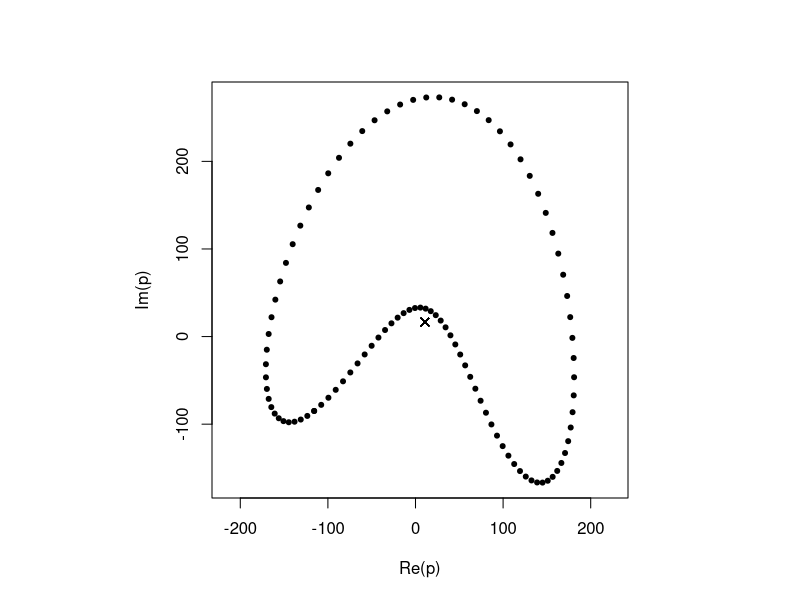
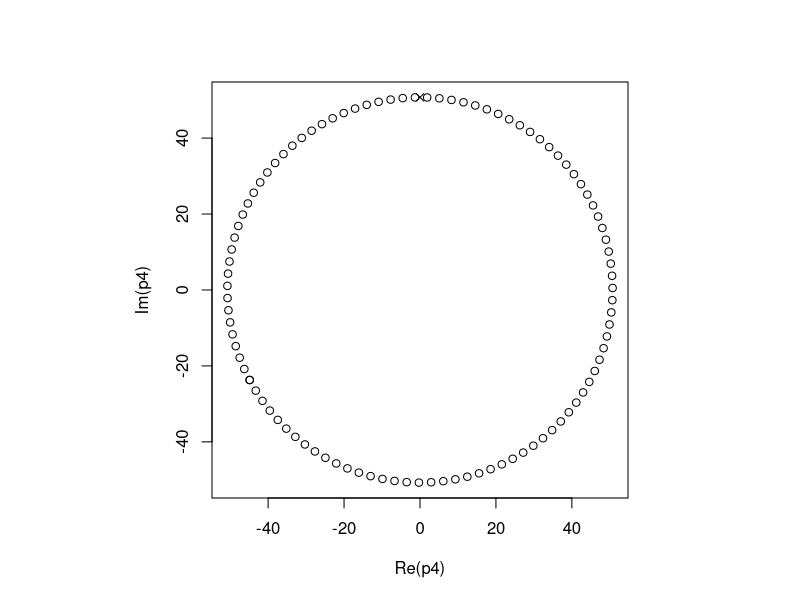
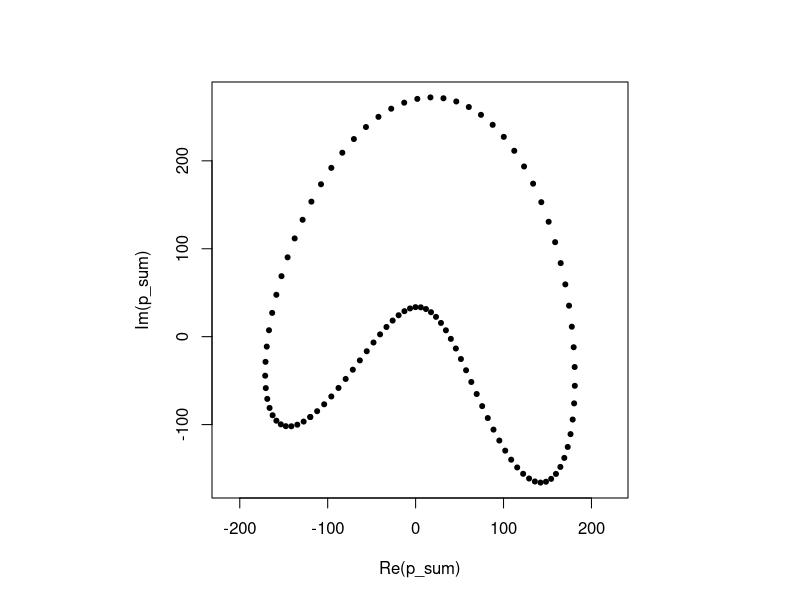
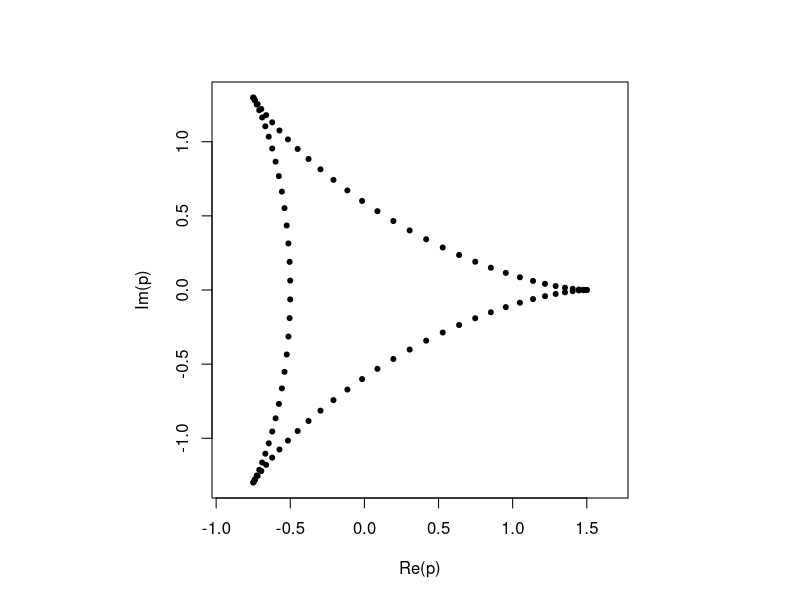
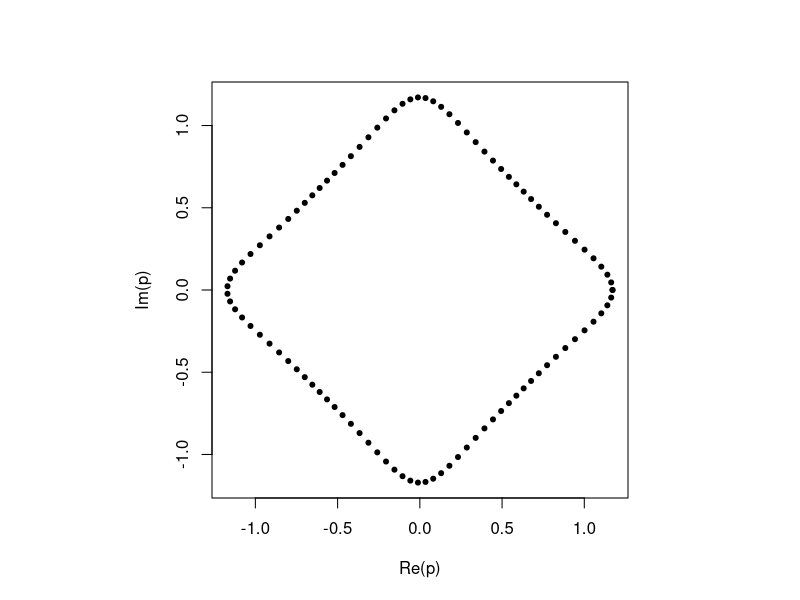
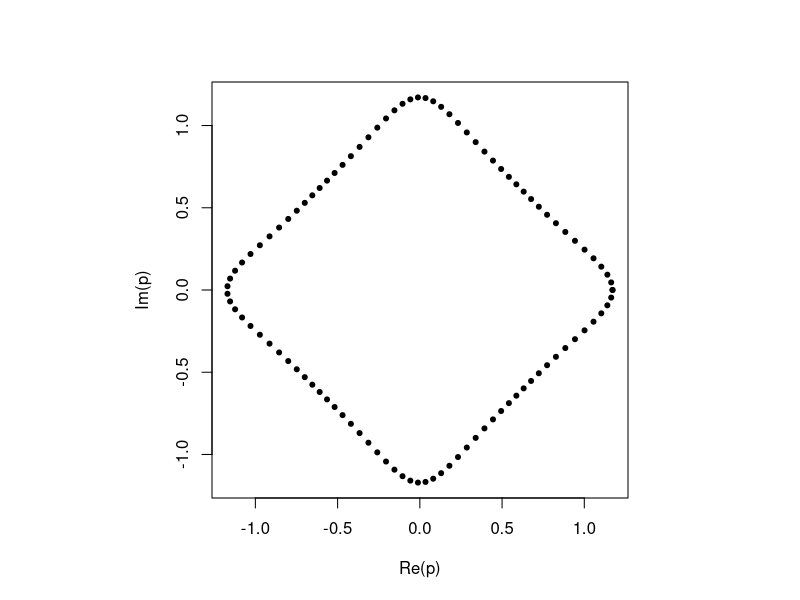
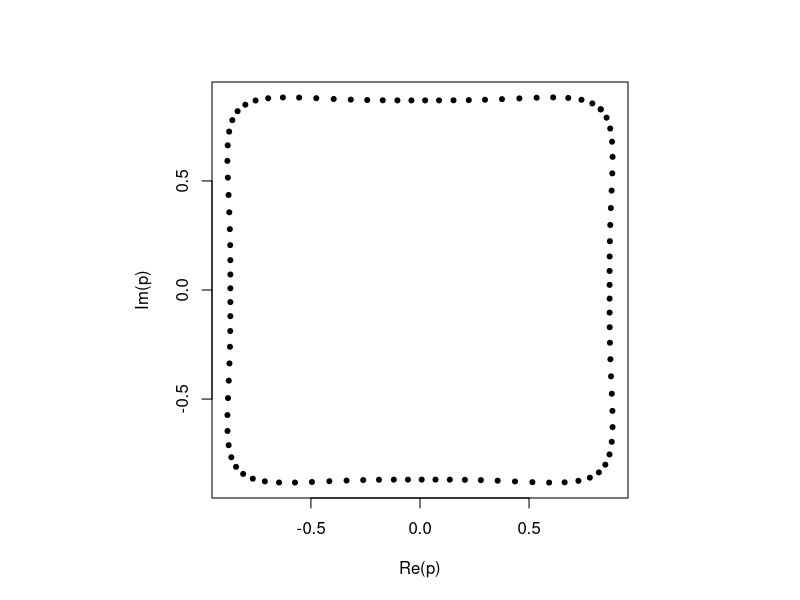
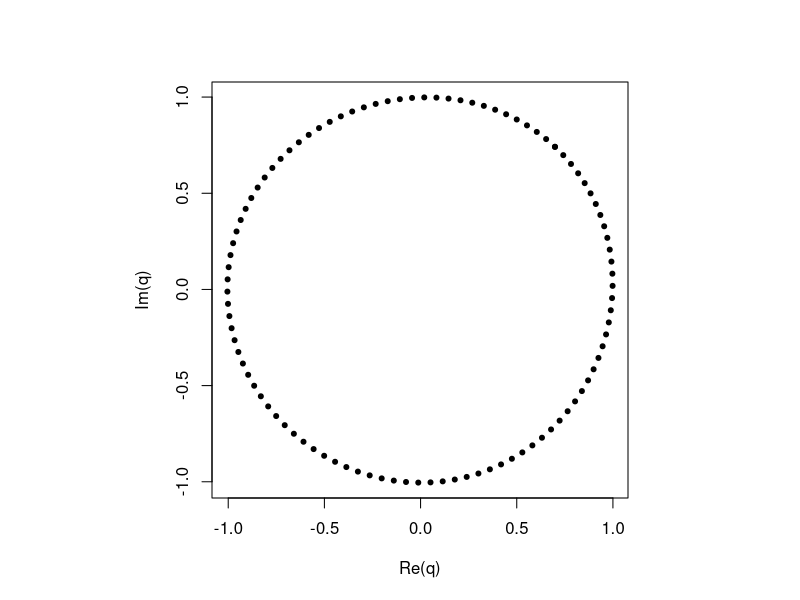

Recreate these plots in R, in order. (Note: this script raises an error after producing the figures.)
# Copyright (C) 2019 Sebastian Henz
#
# This program is free software: you can redistribute it and/or modify
# it under the terms of the GNU General Public License as published by
# the Free Software Foundation, either version 3 of the License, or
# (at your option) any later version.
#
# This program is distributed in the hope that it will be useful,
# but WITHOUT ANY WARRANTY; without even the implied warranty of
# MERCHANTABILITY or FITNESS FOR A PARTICULAR PURPOSE.  See the
# GNU General Public License for more details.
#
# You should have received a copy of the GNU General Public License
# along with this program. If not, see <https://www.gnu.org/licenses/>.

# https://www.youtube.com/watch?v=qS4H6PEcCCA

# TODO: better variable names
# TODO: alles in python übersetzen und animieren

t <- seq(0, 2 * pi, length.out = 100)
p1 <- (10.72 + 16.52i) * exp(0i * t)
p2 <- (-12.64 + 20.90i) * exp(1i * t)
p3 <- (-135.66 - 45.57i) * exp(-1i * t)
p4 <- (-44.85 - 23.71i) * exp(2i * t)
p5 <- (66.75 - 53.07i) * exp(-2i * t)
p <- p1 + p2 + p3 + p4 + p5
par(pty = "s")
plot(p, pch = 20, asp = 1)

points(p1, pch = 4)

plot(p4)
points(0, abs(-44.85 - 23.71i), pch = 4)

# Die erste komplexe Zahl ist der Radius. Das t ist die Phase von 0 bis 2pi.
# Die Zahl vor dem i im exp() ist die Richtung und Anzahl der Rotationen.
# Bei p1 rotiert nichts. Das ist glaube ich die Mitte des ersten Kreises.
#
# Je mehr Punkte voranden sind, desto genauer ist die fft(). Also am besten
# sowas wie:
# t <- seq(0, 2 * pi, length.out = 1000)

# Kurve zerlegen und wieder aufbauen:
foo <- fft(p, inverse = TRUE) / length(p)
t <- seq(0, 2 * pi, length.out = 100)
p1 <- foo[1] * exp(0i * t)
p2 <- foo[length(foo)] * exp(1i * t)
p3 <- foo[2] * exp(-1i * t)
p4 <- foo[length(foo) - 1] * exp(2i * t)
p5 <- foo[3] * exp(-2i * t)
p_sum <- p1 + p2 + p3 + p4 + p5
plot(p_sum, pch = 20, asp = 1)


x <- seq(0, 2 * pi, length.out = 100)
p1 <- complex(real = cos(x), imaginary = sin(x))
p2 <- complex(real = cos(-2*x), imaginary = sin(-2*x)) / 2
# das n*x ist die Drehgeschwindigkeit. Das /2 ist der Radius. Ein negatives n*x
# kehrt die Drehrichtung um.
p <- p1 + p2
par(pty = "s")
plot(p, pch = 20, asp = 1)

p1 <- complex(real = cos(x), imaginary = sin(x))
p2 <- complex(real = cos(-3 * x), imaginary = sin(-3 * x)) / 3**2
p3 <- complex(real = cos(5 * x), imaginary = sin(5 * x)) / 5**2
p4 <- complex(real = cos(-7 * x), imaginary = sin(-7 * x)) / 7**2
p <- p1 + p2 + p3 + p4
plot(p, pch = 20, asp = 1)

# alternative Schreibweise:
p1 <- exp(1i * x)
p2 <- 1/9 * exp(-3i * x)
p3 <- 1/25 * exp(5i * x)
p4 <- 1/49 * exp(-7i * x)
p <- p1 + p2 + p3 + p4
plot(p, pch = 20, asp = 1)

# Rotieren, damit die flache Kanten unten liegt. Laut dem Video muss ich nur die
# erste Zahl ändern, denn diese gibt den Startpunkt an:
z <- 1/sqrt(2); p1 <- (z+z*1i) * exp(1i * x)
z <- 1/(9*sqrt(2)); p2 <- (z+z*1i) * exp(-3i * x)
z <- 1/(25*sqrt(2)); p3 <- (z+z*1i) * exp(5i * x)
z <- 1/(49*sqrt(2)); p4 <- (z+z*1i) * exp(-7i * x)
p <- p1 + p2 + p3 + p4
plot(p, pch = 20, asp = 1)


foo <- fft(p, inverse = TRUE) / length(p)
q1 <- foo[1] * exp(0i * x)
q2 <- foo[length(foo)] * exp(1i * x)
q3 <- foo[2] * exp(-1i * x)
q4 <- foo[length(foo)-1] * exp(2i * x)
q5 <- foo[3] * exp(-2i * x)
q <- q1 + q2 + q3 + q4 + q5
plot(q, pch = 20, asp = 1)


construct <- function(v, n, m, d = 7) {
    # v: vector of points to be approximated
    # n: number of circles
    # m: number of points to return
    # d: number of digits to round the result to
    # Returns the complex coordinates of the shape.

    foo <- fft(v, inverse = TRUE) / length(v)

    indices <- integer(n)
    a <- 1:ceiling(n/2)
    b <- seq(length(foo), by = -1, length.out = n - length(a))
    indices[c(TRUE, FALSE)] <- a
    indices[c(FALSE, TRUE)] <- b

    bla <- rep(1:n, each = 2, length.out = n - 1)
    bla[c(FALSE, TRUE)] <- bla[c(FALSE, TRUE)] * -1
    bla <- c(0, bla)

    values <- data.frame(a = round(foo[indices], d), b = bla)

    x <- seq(0, 2 * pi, length.out = m)
    p <- complex(length(x))
    for (j in 1:n) {
        p <- p + foo[indices[j]] * exp(bla[j] * 1i * x)
    }
    list(p=p, values = values)
}

s <- construct(p, 5, 100)
plot(s, pch = 20, asp = 1)

s <- construct(p, 11, 100)
plot(p, asp = 1)
lines(s)
